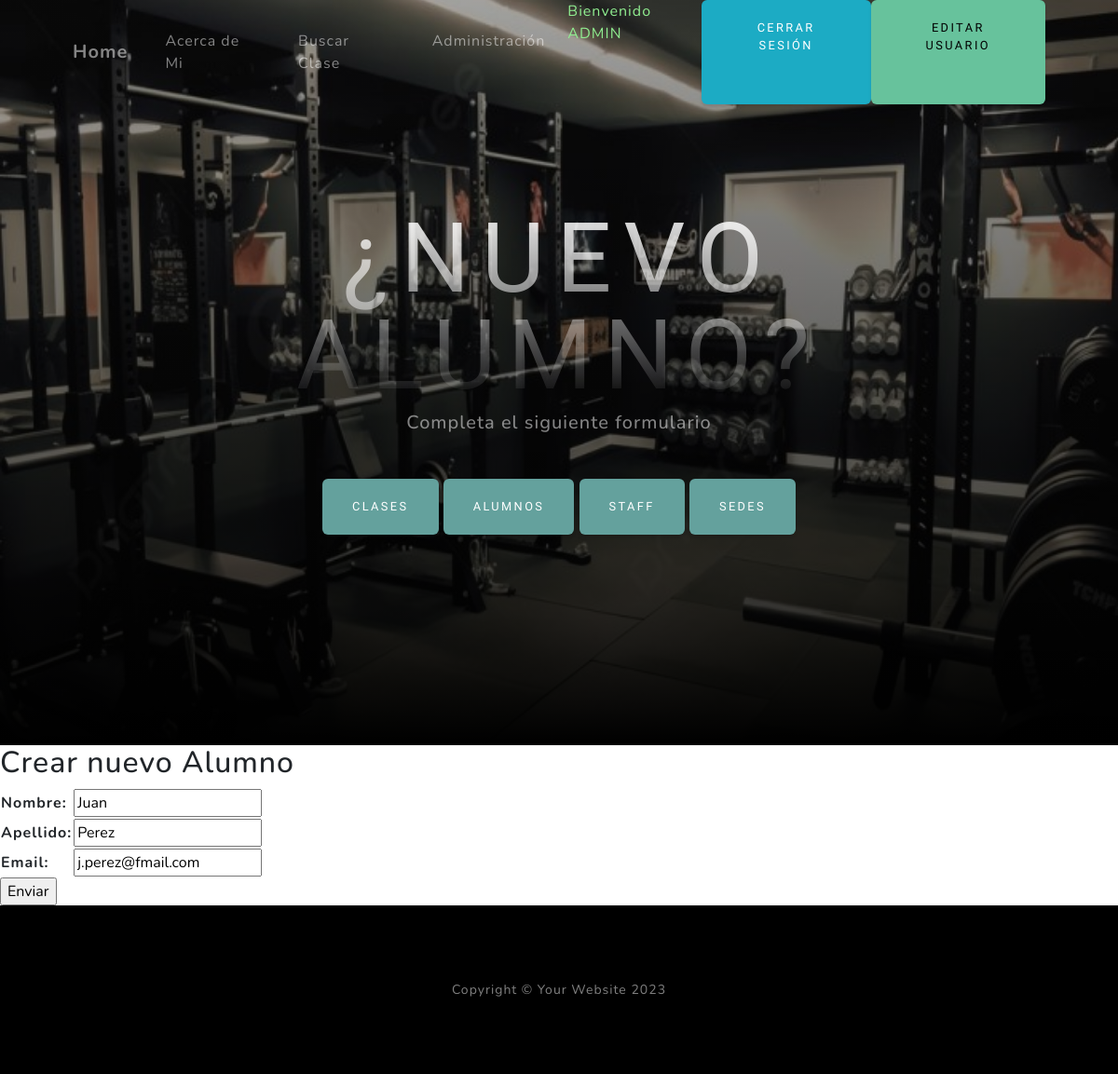
The app's page /appDiego/update_alumno/1 (signed in) with its own data.
### appDiego/models.py (models this page shows, shortened)
class Alumno(models.Model):
    nombre= models.CharField(max_length=50)
    apellido=models.CharField(max_length=50)
    email=models.EmailField()

### appDiego/views.py (the view)
# urls.py: path('update_alumno/<int:pk>', AlumnoUpdate.as_view(), name='update_alumno' ),
class AlumnoUpdate(LoginRequiredMixin,UpdateView):
    model = Alumno
    fields = ['nombre', 'apellido', 'email']
    success_url = reverse_lazy('alumnos')

### appDiego/templates/appDiego/alumno_form.html (shortened to what this page needs)
{% extends 'appDiego/base.html' %}
{% load static %}
{%block frase%}
Completa el siguiente formulario
{%endblock frase%}
{%block header%}
¿Nuevo alumno?
{%endblock header%}
{% block primario %}
<h2>Crear nuevo Alumno</h2>
<form action="" method="post">
    <table>
        {{form.as_table}}
    </table>
    <input type="submit" value="Enviar">
</form>
{% endblock primario %}

### appDiego/templates/appDiego/base.html (shortened to what this page needs)
<!DOCTYPE html>
<html lang="en">
    <head>
        {% load static %}
        <link rel="stylesheet" href="https://cdnjs.cloudflare.com/ajax/libs/font-awesome/5.15.3/css/all.min.css">
        <link href="{% static 'appDiego/css/styles.css' %}" rel="stylesheet" />
    </head>
    <body id="page-top">
        <nav class="navbar navbar-expand-lg navbar-light fixed-top" id="mainNav">
            <div class="container px-4 px-lg-5">
                <a class="navbar-brand" href="{% url 'inicio' %}">Home</a>
                <div class="collapse navbar-collapse" id="navbarResponsive">
                    <ul class="navbar-nav ms-auto">
                    {% if user.is_authenticated %}
                        <li class="nav-item"><a class="nav-link" href="{% url 'sobre_mi' %}">Acerca de Mi</a></li>
                        <li class="nav-item"><a class="nav-link" href="{% url 'buscar_clase' %}">Buscar Clase</a></li>
                        <li class="nav-item"><a class="nav-link" href="{% url 'admin:index' %}">Administración</a></li>
                        <p style="color: lightgreen">Bienvenido {{user.username|upper}}</p>
                        <a class="btn btn-info" href="{% url 'logout' %}">Cerrar Sesión</a>
                        <a class="btn btn-success" href="{% url 'editar_usuario' %}">Editar Usuario</a>
                    {% else %}
                        <li class="nav-item"><a class="nav-link" href="{% url 'admin:index' %}">Administración</a></li>
                        <a class="btn btn-info" href="{% url 'login' %}">Iniciar Sesión</a>
                        <a class="btn btn-danger" href="{% url 'register' %}">Registrarse</a>
                    {% endif %}
                    </ul>
                </div>
            </div>
        </nav>
        <header class="masthead">
            <div class="container px-4 px-lg-5 d-flex h-100 align-items-center justify-content-center">
                <div class="d-flex justify-content-center">
                    <div class="text-center">
                        <h1 class="mx-auto my-0 text-uppercase">
                            {%block header%}{%endblock header%}
                        </h1>
                        <h2 class="text-white-50 mx-auto mt-2 mb-5">
                            {%block frase%}{%endblock frase%}
                        {% if user.is_authenticated %}
                        </h2>
                        <a class="btn btn-primary" href="{% url 'clases' %}">Clases</a>
                        <a class="btn btn-primary" href="{% url 'alumnos' %}">Alumnos</a>
                        <a class="btn btn-primary" href="{% url 'profesores' %}">Staff</a>
                        <a class="btn btn-primary" href="{% url 'sedes' %}">Sedes</a>
                        {% endif %}
                    </div>
                </div>
            </div>
        </header>
        {%block primario%}
        {%endblock primario%}
        <footer class="footer bg-black small text-center text-white-50"><div class="container px-4 px-lg-5">Copyright &copy; Your Website 2023</div></footer>
    </body>
</html>

### records on screen
Alumno: nombre "Juan", apellido "Perez", email "j.perez@fmail.com"

### other values on screen
{{ user.username|upper }} "ADMIN"
